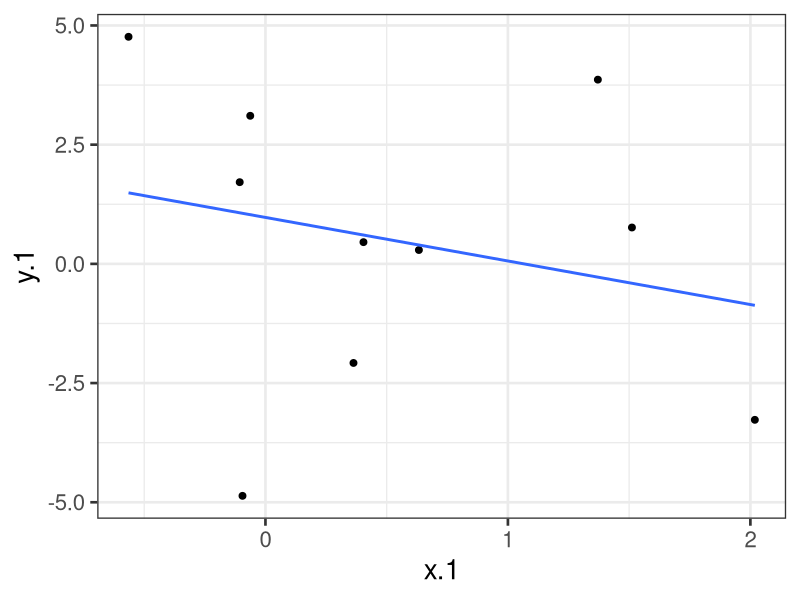
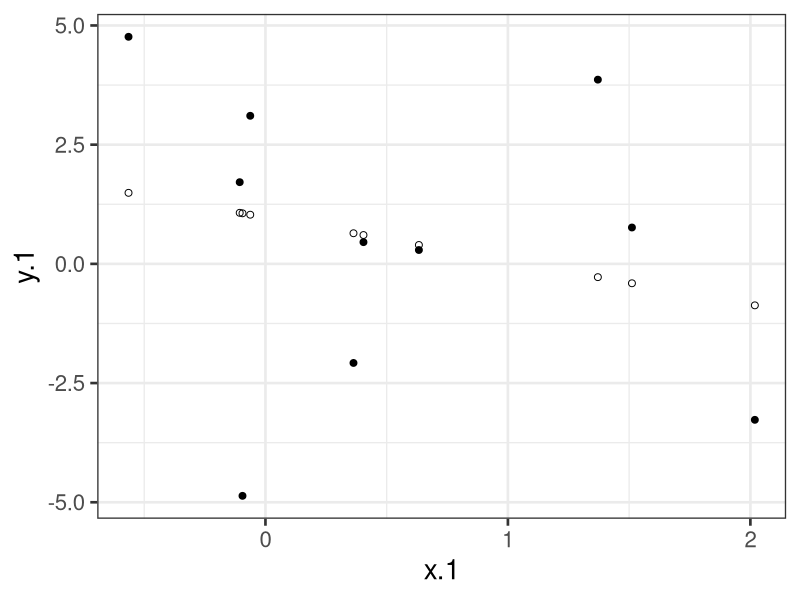
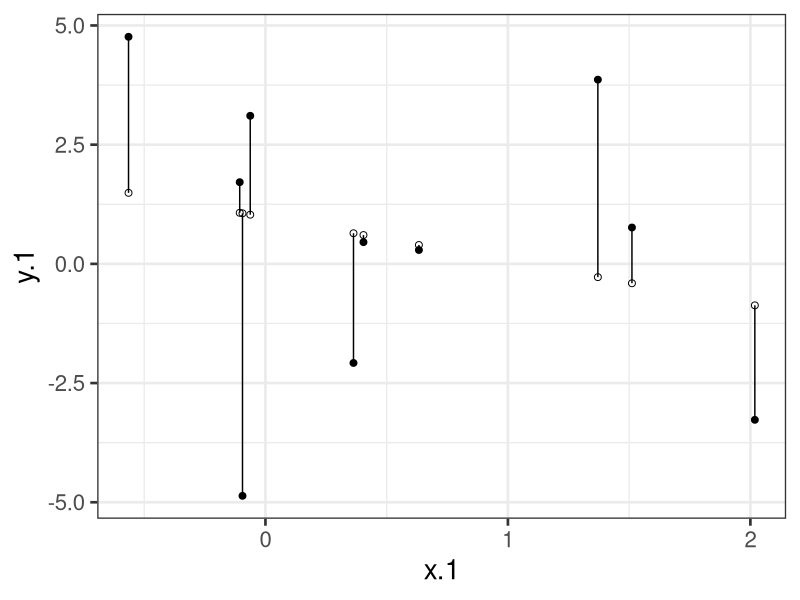
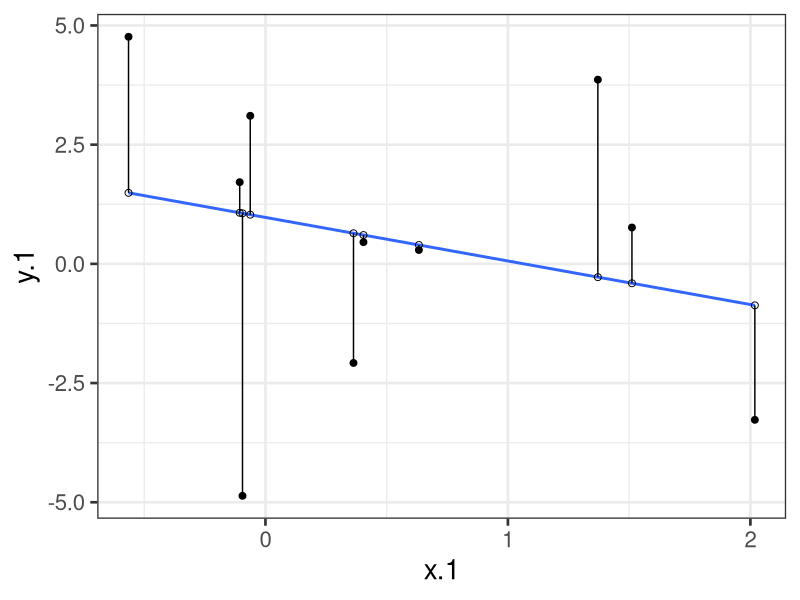
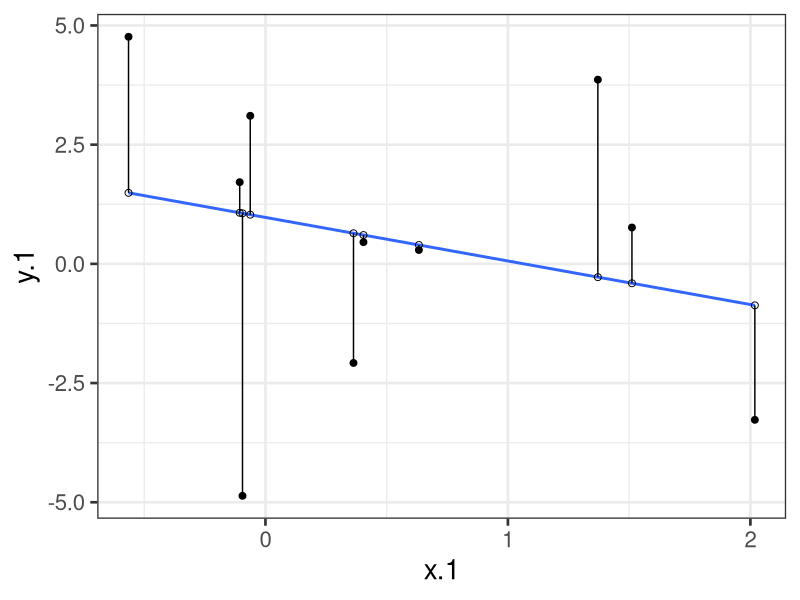
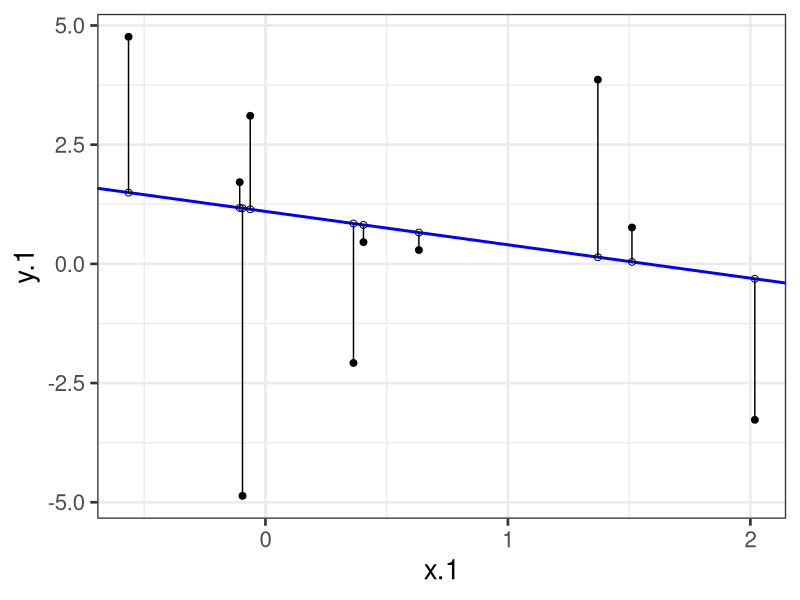

Source code (R) for these figures, in order:
## ---- chunk 1
knitr::opts_chunk$set(message = FALSE, warning = FALSE)
## ---- chunk 2

#Don't know if I'm using all of these, but including theme here anyways
library(tidyverse)
library(rio)
library(broom)
library(psych)


#Remove Scientific Notation 
options(scipen=999)
## ---- chunk 3

## ---- chunk 4
#| code-fold: true

set.seed(42)
x.1 <- rnorm(10, 0, 1)
e.1 <- rnorm(10, 0, 2)
y.1 <- .5 + .55 * x.1 + e.1
d.1 <- data.frame(x.1,y.1)
m.1 <- lm(y.1 ~ x.1, data = d.1)
d1.f<- augment(m.1)


ggplot(d1.f , aes(x=x.1, y=y.1)) +
    geom_point(size = 2) +
  geom_smooth(method = lm, se = FALSE) +
  theme_bw(base_size = 20)
## ---- chunk 5
#| code-fold: true

ggplot(d1.f , aes(x=x.1, y=y.1)) +
    geom_point(size = 2) +
  geom_point(aes(y = .fitted), shape = 1, size = 2) +
  theme_bw(base_size = 20)
## ---- chunk 6
#| code-fold: true

ggplot(d1.f , aes(x=x.1, y=y.1)) +
    geom_point(size = 2) +
  geom_point(aes(y = .fitted), shape = 1, size = 2) +
  geom_segment(aes( xend = x.1, yend = .fitted))+
  theme_bw(base_size = 20)
## ---- chunk 7
#| code-fold: true

ggplot(d1.f , aes(x=x.1, y=y.1)) +
    geom_point(size = 2) +
  geom_smooth(method = lm, se = FALSE) +
  geom_point(aes(y = .fitted), shape = 1, size = 2) +
  geom_segment(aes( xend = x.1, yend = .fitted))+
  theme_bw(base_size = 20)
## ---- chunk 8
ggplot(d1.f , aes(x=x.1, y=y.1)) +
    geom_point(size = 2) +
  geom_smooth(method = lm, se = FALSE) +
  geom_point(aes(y = .fitted), shape = 1, size = 2) +
  geom_segment(aes( xend = x.1, yend = .fitted))+
  theme_bw(base_size = 20)
## ---- chunk 9
new.i = 1.1
new.slope = -0.7
d1.f$new.fitted = 1.1 -0.7*d1.f$x.1

ggplot(d1.f , aes(x=x.1, y=y.1)) +
    geom_point(size = 2) +
  geom_abline(intercept = new.i, slope = new.slope, color = "blue", size = 1) +
  geom_point(aes(y = new.fitted), shape = 1, size = 2) +
  geom_segment(aes( xend = x.1, yend = new.fitted))+
  theme_bw(base_size = 20)
